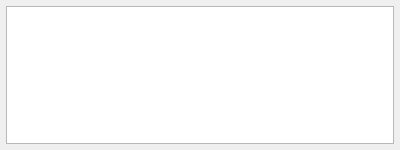
<?xml version="1.0" encoding="UTF-8"?>
<ui version="4.0">
 <class>DocTypeFilter</class>
 <widget class="QWidget" name="DocTypeFilter">
  <property name="geometry">
   <rect>
    <x>0</x>
    <y>0</y>
    <width>400</width>
    <height>150</height>
   </rect>
  </property>
  <property name="maximumSize">
   <size>
    <width>16777215</width>
    <height>200</height>
   </size>
  </property>
  <property name="mouseTracking">
   <bool>true</bool>
  </property>
  <property name="windowTitle">
   <string>Dialog</string>
  </property>
  <layout class="QGridLayout" name="gridLayout">
   <property name="leftMargin">
    <number>6</number>
   </property>
   <property name="topMargin">
    <number>6</number>
   </property>
   <property name="rightMargin">
    <number>6</number>
   </property>
   <property name="bottomMargin">
    <number>6</number>
   </property>
   <item row="0" column="0">
    <widget class="QTreeWidget" name="filterTree">
     <property name="horizontalScrollBarPolicy">
      <enum>Qt::ScrollBarAlwaysOff</enum>
     </property>
     <property name="selectionMode">
      <enum>QAbstractItemView::ExtendedSelection</enum>
     </property>
     <property name="rootIsDecorated">
      <bool>true</bool>
     </property>
     <property name="sortingEnabled">
      <bool>true</bool>
     </property>
     <attribute name="headerVisible">
      <bool>false</bool>
     </attribute>
     <column>
      <property name="text">
       <string notr="true">1</string>
      </property>
     </column>
    </widget>
   </item>
  </layout>
 </widget>
 <resources/>
 <connections/>
</ui>
